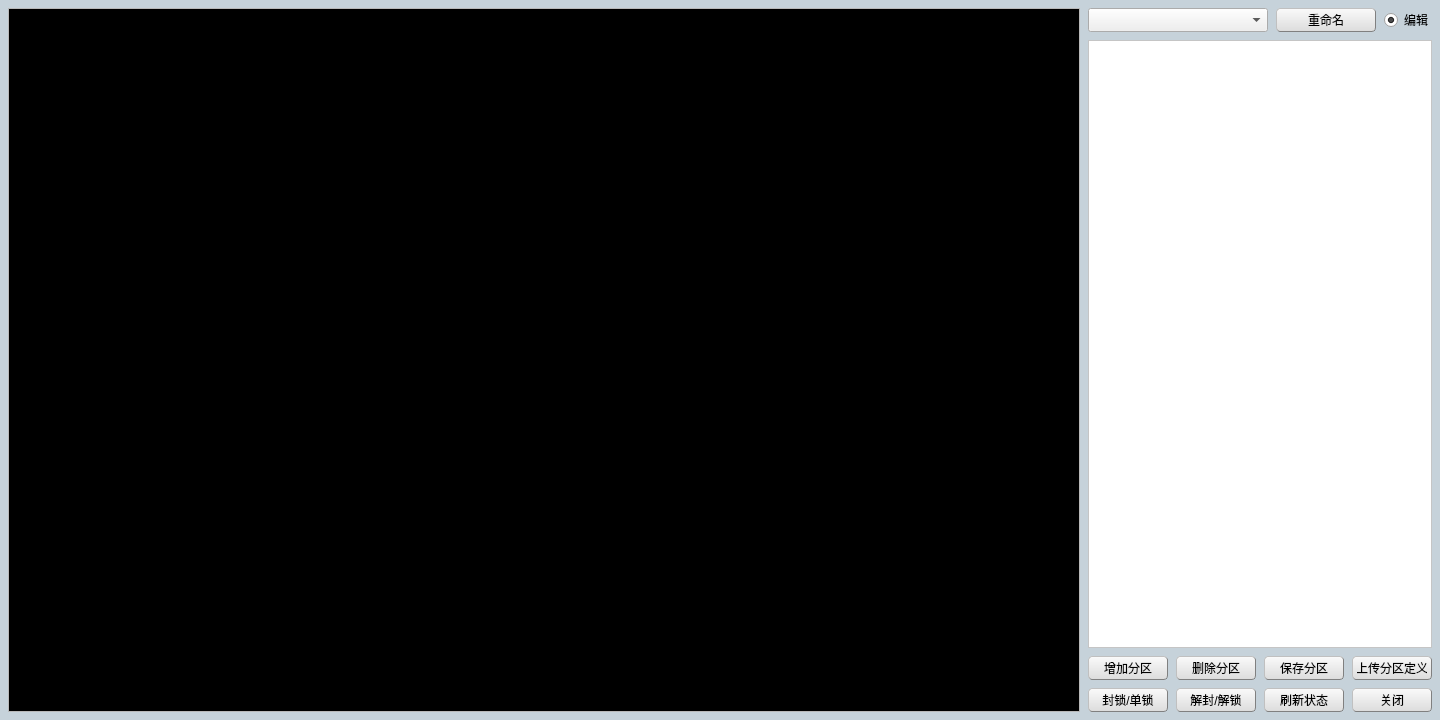
<?xml version="1.0" encoding="UTF-8"?>
<ui version="4.0">
 <class>ZoneBatchDevOperateDialog</class>
 <widget class="QDialog" name="ZoneBatchDevOperateDialog">
  <property name="geometry">
   <rect>
    <x>0</x>
    <y>0</y>
    <width>1440</width>
    <height>720</height>
   </rect>
  </property>
  <property name="minimumSize">
   <size>
    <width>1440</width>
    <height>720</height>
   </size>
  </property>
  <property name="maximumSize">
   <size>
    <width>1440</width>
    <height>720</height>
   </size>
  </property>
  <property name="windowTitle">
   <string>Dialog</string>
  </property>
  <property name="styleSheet">
   <string notr="true">QWidget#ZoneBatchDevOperateDialog
{
	background-color: rgb(198, 210, 218);
}</string>
  </property>
  <layout class="QHBoxLayout" name="horizontalLayout_5" stretch="1,0">
   <property name="spacing">
    <number>8</number>
   </property>
   <property name="leftMargin">
    <number>8</number>
   </property>
   <property name="topMargin">
    <number>8</number>
   </property>
   <property name="rightMargin">
    <number>8</number>
   </property>
   <property name="bottomMargin">
    <number>8</number>
   </property>
   <item>
    <widget class="QScrollArea" name="scrollArea">
     <property name="widgetResizable">
      <bool>true</bool>
     </property>
     <widget class="ZoneBatchDevOperateStationWidget" name="stationweight">
      <property name="geometry">
       <rect>
        <x>0</x>
        <y>0</y>
        <width>1066</width>
        <height>702</height>
       </rect>
      </property>
      <property name="styleSheet">
       <string notr="true">background-color: rgb(0, 0, 0);</string>
      </property>
      <layout class="QHBoxLayout" name="horizontalLayout_4">
       <property name="spacing">
        <number>0</number>
       </property>
       <property name="leftMargin">
        <number>0</number>
       </property>
       <property name="topMargin">
        <number>0</number>
       </property>
       <property name="rightMargin">
        <number>0</number>
       </property>
       <property name="bottomMargin">
        <number>0</number>
       </property>
      </layout>
     </widget>
    </widget>
   </item>
   <item>
    <layout class="QVBoxLayout" name="verticalLayout">
     <property name="spacing">
      <number>8</number>
     </property>
     <item>
      <layout class="QHBoxLayout" name="horizontalLayout" stretch="1,0,0">
       <property name="spacing">
        <number>8</number>
       </property>
       <item>
        <widget class="QComboBox" name="comboBox">
         <property name="minimumSize">
          <size>
           <width>0</width>
           <height>24</height>
          </size>
         </property>
         <property name="maximumSize">
          <size>
           <width>16777215</width>
           <height>24</height>
          </size>
         </property>
         <property name="styleSheet">
          <string notr="true"/>
         </property>
        </widget>
       </item>
       <item>
        <widget class="QPushButton" name="rename_btn">
         <property name="minimumSize">
          <size>
           <width>100</width>
           <height>24</height>
          </size>
         </property>
         <property name="maximumSize">
          <size>
           <width>100</width>
           <height>24</height>
          </size>
         </property>
         <property name="styleSheet">
          <string notr="true">QPushButton{background-color: rgb(240, 240, 240);}
QPushButton{border:1px groove gray;border-radius:4px;padding:2px 4px;border-style:outset;}
QPushButton:hover{background-color: rgb(229, 241, 251);color:black}
QPushButton:pressed{background-color: rgb(204, 228, 247);border-style:inset}
QPushButton{background-color: qlineargradient(spread:pad, x1:0, y1:1, x2:0, y2:0, stop:0 rgba(220, 220, 220, 255), stop:1 rgba(250, 250, 250, 255));}
</string>
         </property>
         <property name="text">
          <string>重命名</string>
         </property>
        </widget>
       </item>
       <item>
        <widget class="QRadioButton" name="radioButton">
         <property name="minimumSize">
          <size>
           <width>48</width>
           <height>24</height>
          </size>
         </property>
         <property name="maximumSize">
          <size>
           <width>48</width>
           <height>24</height>
          </size>
         </property>
         <property name="text">
          <string>编辑</string>
         </property>
         <property name="checked">
          <bool>true</bool>
         </property>
        </widget>
       </item>
      </layout>
     </item>
     <item>
      <widget class="QTreeView" name="treeView">
       <property name="styleSheet">
        <string notr="true">background-color: rgb(255, 255, 255);</string>
       </property>
      </widget>
     </item>
     <item>
      <layout class="QGridLayout" name="gridLayout">
       <property name="spacing">
        <number>8</number>
       </property>
       <item row="0" column="0">
        <widget class="QPushButton" name="AddZone_btn">
         <property name="minimumSize">
          <size>
           <width>80</width>
           <height>24</height>
          </size>
         </property>
         <property name="maximumSize">
          <size>
           <width>80</width>
           <height>24</height>
          </size>
         </property>
         <property name="styleSheet">
          <string notr="true">QPushButton{background-color: rgb(240, 240, 240);}
QPushButton{border:1px groove gray;border-radius:4px;padding:2px 4px;border-style:outset;}
QPushButton:hover{background-color: rgb(229, 241, 251);color:black}
QPushButton:pressed{background-color: rgb(204, 228, 247);border-style:inset}
QPushButton{background-color: qlineargradient(spread:pad, x1:0, y1:1, x2:0, y2:0, stop:0 rgba(220, 220, 220, 255), stop:1 rgba(250, 250, 250, 255));}
</string>
         </property>
         <property name="text">
          <string>增加分区</string>
         </property>
        </widget>
       </item>
       <item row="0" column="1">
        <widget class="QPushButton" name="detelezone_btn">
         <property name="minimumSize">
          <size>
           <width>80</width>
           <height>24</height>
          </size>
         </property>
         <property name="maximumSize">
          <size>
           <width>80</width>
           <height>24</height>
          </size>
         </property>
         <property name="styleSheet">
          <string notr="true">QPushButton{background-color: rgb(240, 240, 240);}
QPushButton{border:1px groove gray;border-radius:4px;padding:2px 4px;border-style:outset;}
QPushButton:hover{background-color: rgb(229, 241, 251);color:black}
QPushButton:pressed{background-color: rgb(204, 228, 247);border-style:inset}
QPushButton{background-color: qlineargradient(spread:pad, x1:0, y1:1, x2:0, y2:0, stop:0 rgba(220, 220, 220, 255), stop:1 rgba(250, 250, 250, 255));}
</string>
         </property>
         <property name="text">
          <string>删除分区</string>
         </property>
        </widget>
       </item>
       <item row="0" column="2">
        <widget class="QPushButton" name="savezone_btn">
         <property name="minimumSize">
          <size>
           <width>80</width>
           <height>24</height>
          </size>
         </property>
         <property name="maximumSize">
          <size>
           <width>80</width>
           <height>24</height>
          </size>
         </property>
         <property name="styleSheet">
          <string notr="true">QPushButton{background-color: rgb(240, 240, 240);}
QPushButton{border:1px groove gray;border-radius:4px;padding:2px 4px;border-style:outset;}
QPushButton:hover{background-color: rgb(229, 241, 251);color:black}
QPushButton:pressed{background-color: rgb(204, 228, 247);border-style:inset}
QPushButton{background-color: qlineargradient(spread:pad, x1:0, y1:1, x2:0, y2:0, stop:0 rgba(220, 220, 220, 255), stop:1 rgba(250, 250, 250, 255));}
</string>
         </property>
         <property name="text">
          <string>保存分区</string>
         </property>
        </widget>
       </item>
       <item row="0" column="3">
        <widget class="QPushButton" name="loadzone_btn">
         <property name="minimumSize">
          <size>
           <width>80</width>
           <height>24</height>
          </size>
         </property>
         <property name="maximumSize">
          <size>
           <width>80</width>
           <height>24</height>
          </size>
         </property>
         <property name="styleSheet">
          <string notr="true">QPushButton{background-color: rgb(240, 240, 240);}
QPushButton{border:1px groove gray;border-radius:4px;padding:2px 4px;border-style:outset;}
QPushButton:hover{background-color: rgb(229, 241, 251);color:black}
QPushButton:pressed{background-color: rgb(204, 228, 247);border-style:inset}
QPushButton{background-color: qlineargradient(spread:pad, x1:0, y1:1, x2:0, y2:0, stop:0 rgba(220, 220, 220, 255), stop:1 rgba(250, 250, 250, 255));}
</string>
         </property>
         <property name="text">
          <string>上传分区定义</string>
         </property>
        </widget>
       </item>
       <item row="1" column="0">
        <widget class="QPushButton" name="FSDev_btn">
         <property name="minimumSize">
          <size>
           <width>80</width>
           <height>24</height>
          </size>
         </property>
         <property name="maximumSize">
          <size>
           <width>80</width>
           <height>24</height>
          </size>
         </property>
         <property name="styleSheet">
          <string notr="true">QPushButton{background-color: rgb(240, 240, 240);}
QPushButton{border:1px groove gray;border-radius:4px;padding:2px 4px;border-style:outset;}
QPushButton:hover{background-color: rgb(229, 241, 251);color:black}
QPushButton:pressed{background-color: rgb(204, 228, 247);border-style:inset}
QPushButton{background-color: qlineargradient(spread:pad, x1:0, y1:1, x2:0, y2:0, stop:0 rgba(220, 220, 220, 255), stop:1 rgba(250, 250, 250, 255));}
</string>
         </property>
         <property name="text">
          <string>封锁/单锁</string>
         </property>
        </widget>
       </item>
       <item row="1" column="1">
        <widget class="QPushButton" name="JFDev_btn">
         <property name="minimumSize">
          <size>
           <width>80</width>
           <height>24</height>
          </size>
         </property>
         <property name="maximumSize">
          <size>
           <width>80</width>
           <height>24</height>
          </size>
         </property>
         <property name="styleSheet">
          <string notr="true">QPushButton{background-color: rgb(240, 240, 240);}
QPushButton{border:1px groove gray;border-radius:4px;padding:2px 4px;border-style:outset;}
QPushButton:hover{background-color: rgb(229, 241, 251);color:black}
QPushButton:pressed{background-color: rgb(204, 228, 247);border-style:inset}
QPushButton{background-color: qlineargradient(spread:pad, x1:0, y1:1, x2:0, y2:0, stop:0 rgba(220, 220, 220, 255), stop:1 rgba(250, 250, 250, 255));}
</string>
         </property>
         <property name="text">
          <string>解封/解锁</string>
         </property>
        </widget>
       </item>
       <item row="1" column="2">
        <widget class="QPushButton" name="refresh__btn">
         <property name="minimumSize">
          <size>
           <width>80</width>
           <height>24</height>
          </size>
         </property>
         <property name="maximumSize">
          <size>
           <width>80</width>
           <height>24</height>
          </size>
         </property>
         <property name="styleSheet">
          <string notr="true">QPushButton{background-color: rgb(240, 240, 240);}
QPushButton{border:1px groove gray;border-radius:4px;padding:2px 4px;border-style:outset;}
QPushButton:hover{background-color: rgb(229, 241, 251);color:black}
QPushButton:pressed{background-color: rgb(204, 228, 247);border-style:inset}
QPushButton{background-color: qlineargradient(spread:pad, x1:0, y1:1, x2:0, y2:0, stop:0 rgba(220, 220, 220, 255), stop:1 rgba(250, 250, 250, 255));}
</string>
         </property>
         <property name="text">
          <string>刷新状态</string>
         </property>
        </widget>
       </item>
       <item row="1" column="3">
        <widget class="QPushButton" name="close_btn">
         <property name="minimumSize">
          <size>
           <width>80</width>
           <height>24</height>
          </size>
         </property>
         <property name="maximumSize">
          <size>
           <width>80</width>
           <height>24</height>
          </size>
         </property>
         <property name="styleSheet">
          <string notr="true">QPushButton{background-color: rgb(240, 240, 240);}
QPushButton{border:1px groove gray;border-radius:4px;padding:2px 4px;border-style:outset;}
QPushButton:hover{background-color: rgb(229, 241, 251);color:black}
QPushButton:pressed{background-color: rgb(204, 228, 247);border-style:inset}
QPushButton{background-color: qlineargradient(spread:pad, x1:0, y1:1, x2:0, y2:0, stop:0 rgba(220, 220, 220, 255), stop:1 rgba(250, 250, 250, 255));}
</string>
         </property>
         <property name="text">
          <string>关闭</string>
         </property>
        </widget>
       </item>
      </layout>
     </item>
    </layout>
   </item>
  </layout>
 </widget>
 <customwidgets>
  <customwidget>
   <class>ZoneBatchDevOperateStationWidget</class>
   <extends>QWidget</extends>
   <header location="global">Dialog/zonebatchdevoperatestationwidget.h</header>
   <container>1</container>
  </customwidget>
 </customwidgets>
 <resources/>
 <connections/>
</ui>
